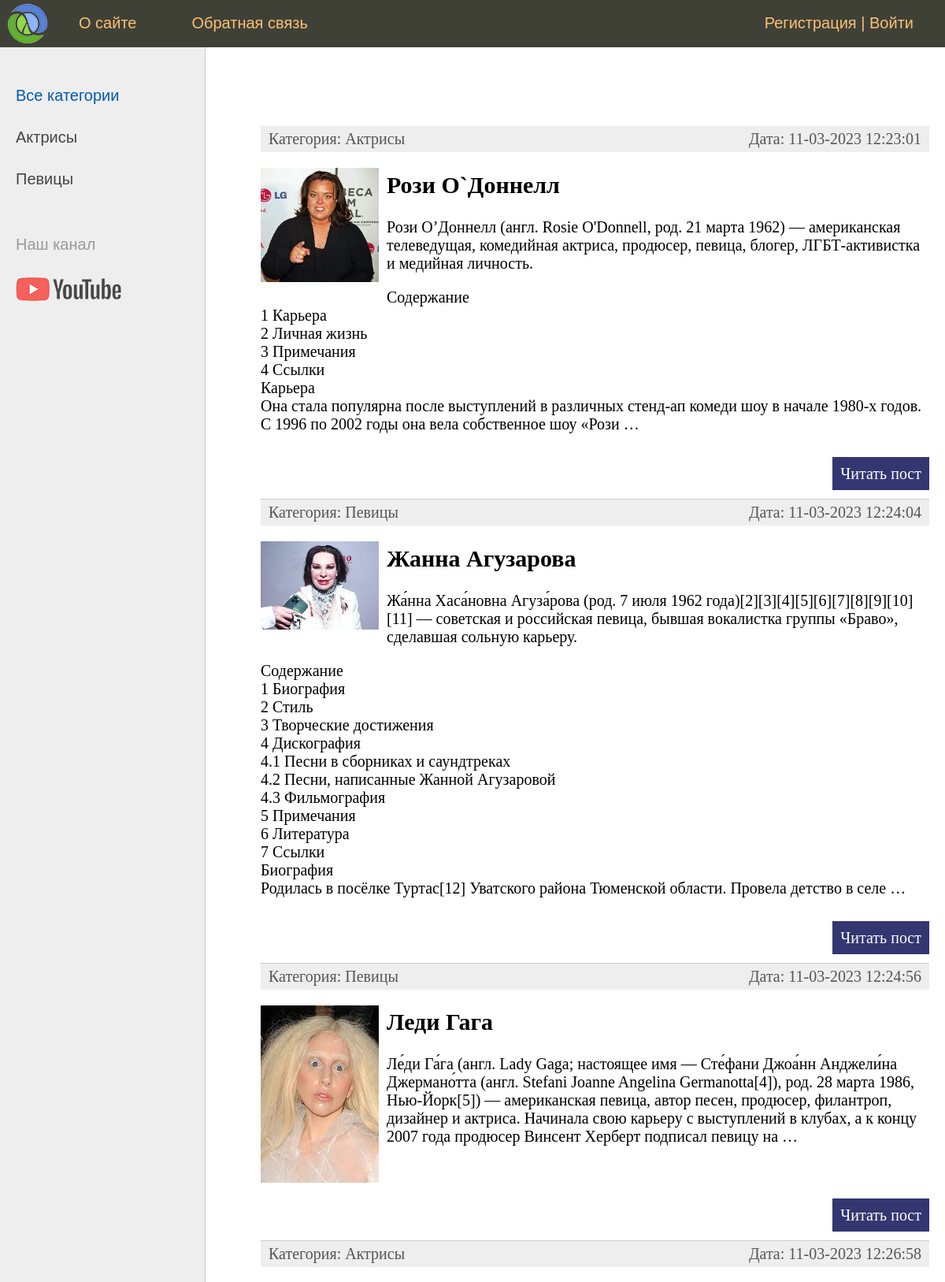
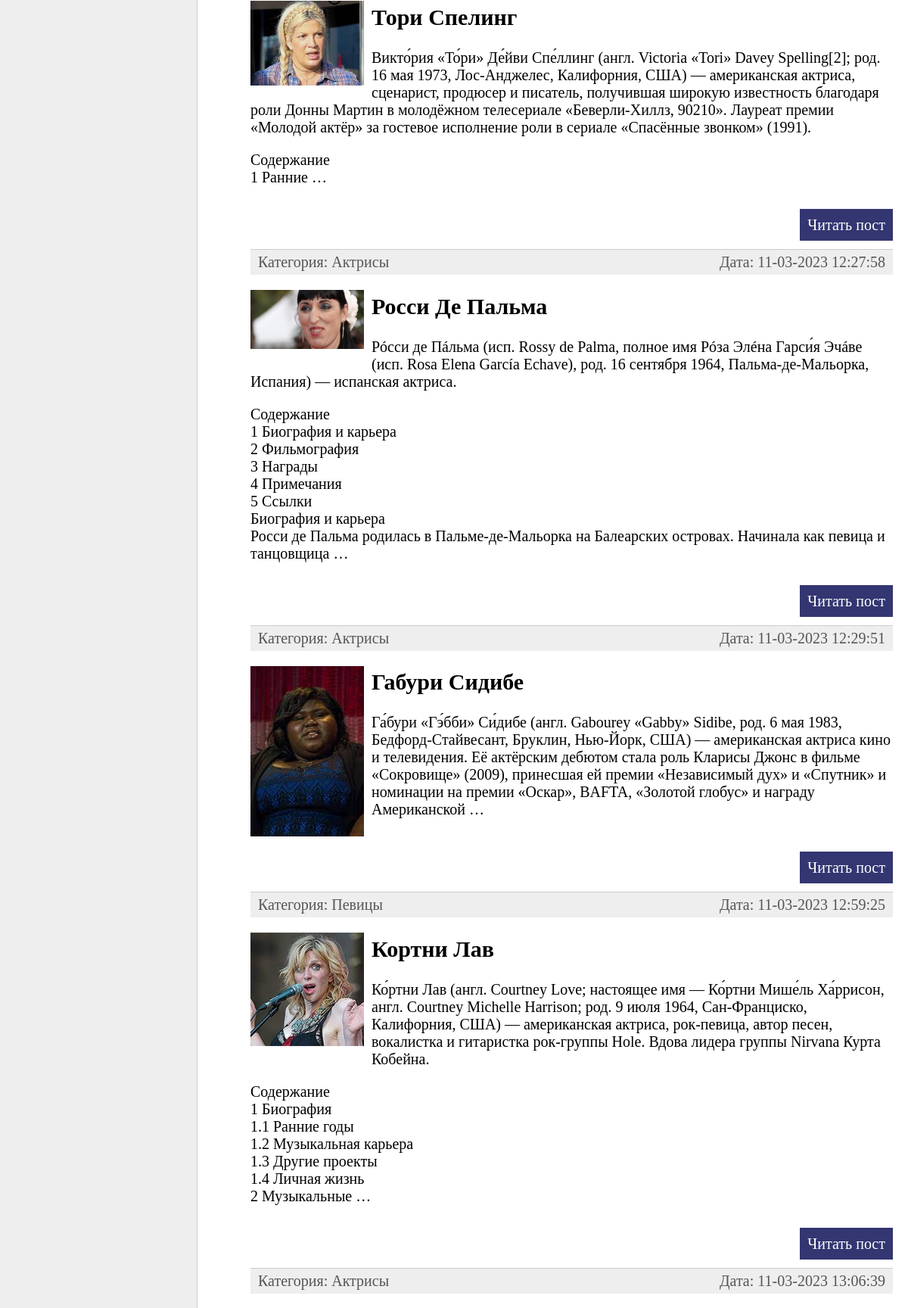
The page / (upper part) on the database its author committed (2 pictures, top to bottom).
### women/models.py (models this page shows, shortened)
class Category(models.Model):
    name = models.CharField(max_length=100, db_index=True, verbose_name='Категория')
    slug = models.SlugField(max_length=255, unique=True, db_index=True, verbose_name='URL')
    def __str__(self):
        return self.name
    def get_absolute_url(self):
        return reverse('category', kwargs={'cat_slug': self.slug})
    class Meta:
        verbose_name = 'Категория'
        verbose_name_plural = 'Категории'
        ordering = ['id']

class Women(models.Model):
    title = models.CharField(max_length=255, verbose_name="Заголовок")
    slug = models.SlugField(max_length=255, unique=True, db_index=True, verbose_name='URL')
    content = models.TextField(blank=True, verbose_name="Текст статьи")
    photo = models.ImageField(upload_to="photos/%Y/%m/%d/", verbose_name="Фото")
    time_create = models.DateTimeField(auto_now_add=True, verbose_name="Время создания")
    time_update = models.DateTimeField(auto_now=True, verbose_name="Время изменения")
    is_published = models.BooleanField(default=True, verbose_name="Публикация")
    cat = models.ForeignKey('Category', on_delete=models.PROTECT, verbose_name="Категории")
    def get_absolute_url(self):
        return reverse('post', kwargs={'post_slug': self.slug})
    class Meta:
        verbose_name = 'Известные женщины'
        verbose_name_plural = 'Известные женщины'
        ordering = ['id']

### women/views.py (the view)
# urls.py: path('', WomenHome.as_view(), name='Home'),
class WomenHome(DataMixin, ListView):
    model = Women
    template_name = 'women/index.html'
    context_object_name = 'posts'
    def get_context_data(self, *, object_list=None, **kwargs):
        context = super().get_context_data(**kwargs)
        c_def = self.get_user_context(title='Главная страница')
        return dict(list(context.items()) + list(c_def.items()))
    def get_queryset(self):
        return Women.objects.filter(is_published=True).select_related('cat')

### women/utils.py (called while the page is built)
    def get_user_context(self, **kwargs):
        context = kwargs
        cats = cache.get('cats')
        if not cats:
            cats = Category.objects.annotate(Count('women'))
            cache.set('cats', cats, 60)
        user_menu = menu.copy()
        if not self.request.user.is_authenticated:
            user_menu.pop(1)
        context['menu'] = user_menu
        context['cats'] = cats
        if 'cat_selected' not in context:
            context['cat_selected'] = 0
        return context

### women/templates/women/index.html (shortened to what this page needs)
{% extends 'women/base.html' %}
{% block content %}
<ul class="list-articles">
	{% for p in posts %}
			<li><div class="article-panel">
	<p class="first">Категория: {{p.cat}}</p>
	<p class="last">Дата: {{p.time_update|date:"d-m-Y H:i:s"}}</p>
			</div>
{% if p.photo %}
	<p><img class="img-article-left thumb" src="{{p.photo.url}}"></p>
{% endif %}
				<h2>{{p.title}}</h2>
	{% autoescape on %}
	{{p.content|linebreaks|truncatewords:50}}
	{% endautoescape %}
			<p class="link-read-post"><a href="{{ p.get_absolute_url }}">Читать пост</a></p>
			</li>
	{% endfor %}
</ul>
{% endblock %}

### women/templates/women/base.html (shortened to what this page needs)
{% load static %}
{% load women_tags %}
<!DOCTYPE html>
<html>
<head>
	<link type="text/css" href="{% static 'women/css/styles.css' %}" rel="stylesheet" />
</head>
<body>
<table class="table-page" border=0 cellpadding="0" cellspacing="0">
<tr><td valign=top>
{% block mainmenu %}
		<div class="header">
			<ul id="mainmenu" class="mainmenu">
			<li class="logo"><a href="{% url 'Home' %}"><div class="logo"></div></a></li>
{% for m in menu %}
			<li><a href="{% url m.url_name %}">{{m.title}}</a></li>
{% endfor %}
				{% if request.user.is_authenticated %}
				<li class="last">{{user.username}} | <a href="{% url 'logout' %}">Выйти</a></li>
				{% else %}
				<li class="last"><a href="{% url 'register' %}">Регистрация</a> | <a href="{% url 'login' %}">Войти</a></li>
				{% endif %}
			</ul>
		</div>
{% endblock mainmenu %}
<table class="table-content" border=0 cellpadding="0" cellspacing="0">
<tr>
	<td valign="top" class="left-chapters">
	<ul id="leftchapters">
{% if cat_selected == 0 %}
		<li class="selected">Все категории</li>
{% else %}
		<li><a href="{% url 'Home' %}">Все категории</a> </li>
{% endif %}
{% for c in cats %}
{% if c.women__count > 0 %}
		{% if c.pk == cat_selected %}
			<li class="selected">{{c.name}}</li>
		{% else %}
			<li><a href="{{ c.get_absolute_url }}">{{c.name}}</a> </li>
		{% endif %}
{% endif %}
{% endfor %}
		<li class="share">
		<p>Наш канал</p>
		<a class="share-yt" href="https://www.youtube.com/channel/UCFyFLn3lY-aBJPpfUy5GzrA" target="_blank" rel="nofollow"></a>
		</li>
	</ul>
</td>
<td valign="top" class="content">
	<div class="content-text">
{% block content %}
{% endblock %}
	</div>
</td></tr></table>
</td></tr>
</table>
</body>
</html>

### women/static/women/css/styles.css (style rules this page uses)
html, body { font-family: 'Arial'; margin: 0; padding: 0; height: 100%; width: 100%; color: #444; }
a { color: #0059b2; text-decoration: none; }
img { max-width: 600px; height: auto; }
img.img-article-left { max-width: 300px; height: auto; float: left; padding: 0 10px 10px 0; }
img.img-article-left.thumb { max-width: 150px; height: auto; }
p.link-read-post { text-align: right; }
p.link-read-post a { padding: 10px; min-width: 100px; background: #333671; color: #fff; text-decoration: none; }
div.article-panel { background: #eee; padding: 5px 10px 5px 10px; box-sizing: border-box; overflow: hidden; color: #555; }
div.article-panel p.first { margin: 0; float: left; }
div.article-panel p.last { margin: 0; float: right; }
ul.list-articles { list-style: none; margin: 0; padding: 0; }
ul.list-articles li { border-bottom: 1px solid #ccc; }
.table-page { width: 100%; height: 100%; vertical-align: top; }
.table-page tr { height: 100%; }
.header { background: #3F4137; height: 60px; }
.logo { background: url('../images/logo.png') no-repeat 10px 5px; width: 70px; height: 60px; }
ul.mainmenu { list-style: none; margin: 0; padding: 0; height: 60px; color: #fdc073; font-size: 20px; overflow: hidden; }
ul.mainmenu li { float: left; margin: 18px 40px 0 30px; }
ul.mainmenu li.logo { margin: 0; }
ul.mainmenu li.last { float: right; }
ul.mainmenu li a { color: #fdc073; text-decoration: none; }
.table-content { width: 100%; min-height: 100%; height: 100%; }
.left-chapters { margin: 0; background: #eee; border-right: 1px solid #ccc; min-height: 100%; }
.left-chapters ul { width: 230px; min-height: 100%; margin: 0; padding: 20px 10px 10px 20px; list-style: none; font-size: 20px; }
.left-chapters ul li { margin: 30px 0 0 0; color: #999; }
.left-chapters ul li.selected { color: #0059b2; }
.left-chapters ul li a { color: #444; text-decoration: none; }
.left-chapters ul li.share { margin: 60px 0 0 0; }
.left-chapters ul li.share p { margin: 30px 0 30px 0; }
.left-chapters ul li.share a { display: inline-block; width: 40px; height: 40px; margin: 0 20px 0 0; }
.left-chapters ul li.share a.share-yt { width: 100%; height: 30px; background: url('../images/share_yt.png') no-repeat 0 0 }
.content { padding: 40px 20px 20px 40px; width: 100%; box-sizing: border-box; }
.content-text { margin: 60px 0 0 30px; color: #000; font-size: 20px; font-family: Yandex Sans Display Light; }

### rows shown on the page
Category: name "Актрисы"
Category: name "Певицы"
Women: cat "Актрисы", time_update "11-03-2023 12:23:01", photo (picture), title "Рози О`Доннелл", content "Рози О’Доннелл (англ. Rosie O'Donnell, род. 21 марта 1962) — американская телеведущая, комедийная актриса, продюсер, певица, блогер, ЛГБТ-активистка и медийная личность. Содержание 1 Карьера 2 Личная жизнь 3 Примечания 4 Ссылки Карьера Она стала популярна после выступлений в различных стенд-ап комеди шоу в начале 1980-х годов. С 1996 по 2002 годы она вела собственное шоу «Рози …"
Women: cat "Певицы", time_update "11-03-2023 12:24:04", photo (picture), title "Жанна Агузарова", content "Жа́нна Хаса́новна Агуза́рова (род. 7 июля 1962 года)[2][3][4][5][6][7][8][9][10][11] — советская и российская певица, бывшая вокалистка группы «Браво», сделавшая сольную карьеру. Содержание 1 Биография 2 Стиль 3 Творческие достижения 4 Дискография 4.1 Песни в сборниках и саундтреках 4.2 Песни, написанные Жанной Агузаровой 4.3 Фильмография 5 Примечания 6 Литература 7 Ссылки Биография Родилась в посёлке Туртас[12] Уватского района Тюменской области. Провела детство в селе …"
Women: cat "Певицы", time_update "11-03-2023 12:24:56", photo (picture), title "Леди Гага", content "Ле́ди Га́га (англ. Lady Gaga; настоящее имя — Сте́фани Джоа́нн Анджели́на Джермано́тта (англ. Stefani Joanne Angelina Germanotta[4]), род. 28 марта 1986, Нью-Йорк[5]) — американская певица, автор песен, продюсер, филантроп, дизайнер и актриса. Начинала свою карьеру с выступлений в клубах, а к концу 2007 года продюсер Винсент Херберт подписал певицу на …"
Women: cat "Актрисы", time_update "11-03-2023 12:26:58", photo (picture), title "Тори Спелинг", content "Викто́рия «То́ри» Де́йви Спе́ллинг (англ. Victoria «Tori» Davey Spelling[2]; род. 16 мая 1973, Лос-Анджелес, Калифорния, США) — американская актриса, сценарист, продюсер и писатель, получившая широкую известность благодаря роли Донны Мартин в молодёжном телесериале «Беверли-Хиллз, 90210». Лауреат премии «Молодой актёр» за гостевое исполнение роли в сериале «Спасённые звонком» (1991). Содержание 1 Ранние …"
Women: cat "Актрисы", time_update "11-03-2023 12:27:58", photo (picture), title "Росси Де Пальма", content "Рóсси де Пáльма (исп. Rossy de Palma, полное имя Рóза Элéна Гарси́я Эчáве (исп. Rosa Elena García Echave), род. 16 сентября 1964, Пальма-де-Мальорка, Испания) — испанская актриса. Содержание 1 Биография и карьера 2 Фильмография 3 Награды 4 Примечания 5 Ссылки Биография и карьера Росси де Пальма родилась в Пальме-де-Мальорка на Балеарских островах. Начинала как певица и танцовщица …"
Women: cat "Актрисы", time_update "11-03-2023 12:29:51", photo (picture), title "Габури Сидибе", content "Га́бури «Гэ́бби» Си́дибе (англ. Gabourey «Gabby» Sidibe, род. 6 мая 1983, Бедфорд-Стайвесант, Бруклин, Нью-Йорк, США) — американская актриса кино и телевидения. Её актёрским дебютом стала роль Кларисы Джонс в фильме «Сокровище» (2009), принесшая ей премии «Независимый дух» и «Спутник» и номинации на премии «Оскар», BAFTA, «Золотой глобус» и награду Американской …"
Women: cat "Певицы", time_update "11-03-2023 12:59:25", photo (picture), title "Кортни Лав", content "Ко́ртни Лав (англ. Courtney Love; настоящее имя — Ко́ртни Мише́ль Ха́ррисон, англ. Courtney Michelle Harrison; род. 9 июля 1964, Сан-Франциско, Калифорния, США) — американская актриса, рок-певица, автор песен, вокалистка и гитаристка рок-группы Hole. Вдова лидера группы Nirvana Курта Кобейна. Содержание 1 Биография 1.1 Ранние годы 1.2 Музыкальная карьера 1.3 Другие проекты 1.4 Личная жизнь 2 Музыкальные …"
Women: cat "Актрисы", time_update "11-03-2023 13:06:39"

### other values the page prints
{{ m.title }} "О сайте" "Обратная связь"
